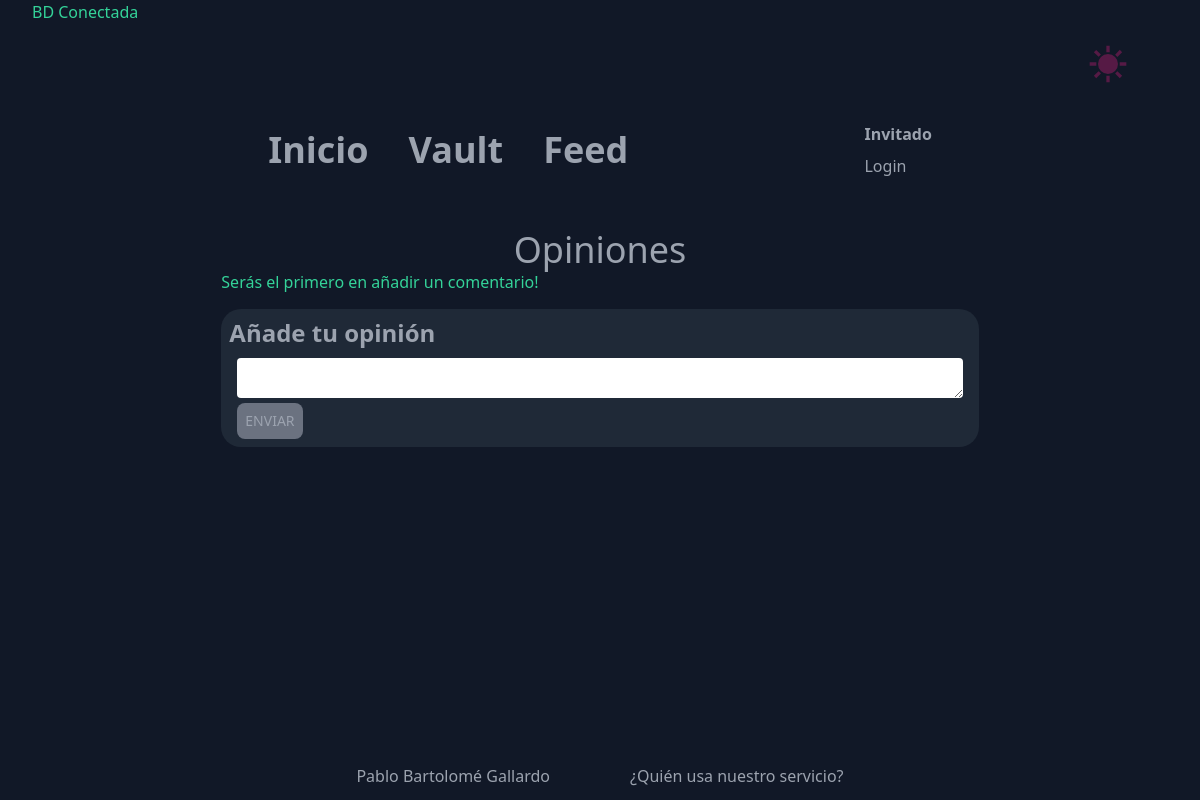
The app's page /feed.php, older data.
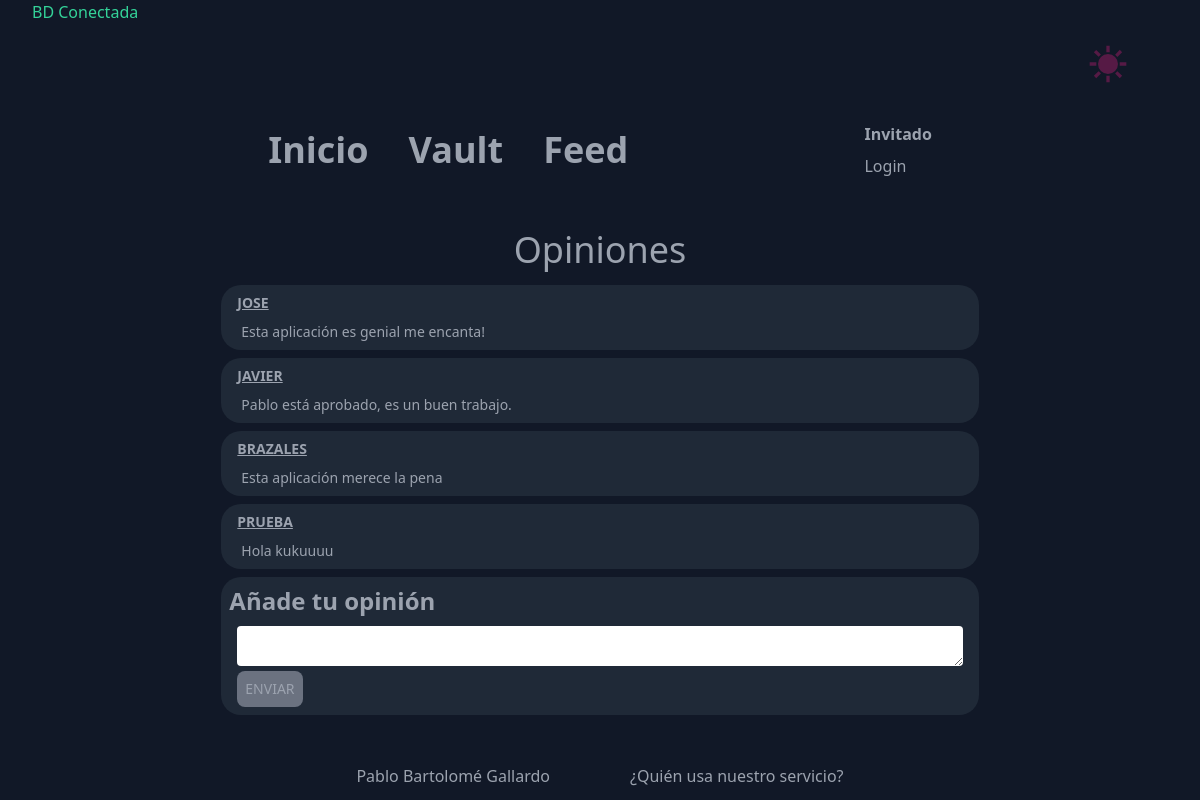
The same page, newer data.
### tables this page shows
CREATE TABLE `mensajes` (
  `idMensaje` int(11) NOT NULL,
  `idUsuario` int(11) NOT NULL,
  `mensaje` varchar(255) NOT NULL
);

CREATE TABLE `usuarios` (
  `id` int(11) NOT NULL,
  `email` varchar(50) DEFAULT NULL,
  `nombre` varchar(50) DEFAULT NULL,
  `contrasena` varchar(50) DEFAULT NULL
);

### feed.php (the view, shortened to what this page needs)
<?php
include 'layout/header.php';
?>
<h1 class="text-4xl text-gray-400 text-center">Opiniones</h1>
<div class="flex flex-col items-center justify-center">
    <div class="overflow-auto lg:overflow-visible w-2/3">
        <table class="table w-full text-gray-400 border-separate text-sm">
            <tbody>
                <?php
                $mensajes = mostrarMensajes($conexion);
                if (empty($mensajes)) {
                    echo "<p class='text-green-400'>Serás el primero en añadir un comentario!</p>";
                } else {
                    foreach ($mensajes as $mensaje) {
                        echo '
                    <tr class="flex flex-col bg-gray-800 mb-2 ' . (($_COOKIE['estilo'] == 'sol') ? 'sol' : '') . '">
                        <td class="p-2 px-4 font-bold underline">' . strtoupper(($mensaje['nombreUsuario'])) . '</td>
                        <td class="px-5 pb-2">' . ($mensaje['mensaje']) . '</td>
                    </tr>
                    ';
                    }
                }
                ?>
                <tr class="flex flex-col bg-gray-800 mb-2 <?= (($_COOKIE['estilo'] == 'sol') ? 'sol' : '') ?>">
                    <td class="p-2 font-bold text-2xl">Añade tu opinión</td>
                    <td class="px-4 pb-2">
                        <form action="" method="POST">
                            <textarea name="mensaje" class="w-full rounded"></textarea>
                            <button type="submit" name="crearcomentario" class="p-2 bg-gray-500 rounded-lg hover:text-white">ENVIAR</button>
                        </form>
                    </td>
                </tr>
            </tbody>
        </table>
    </div>
</div>
<?php include 'layout/footer.php' ?>

### layout/header.php (shortened to what this page needs)
<!DOCTYPE html>
<html lang="es">
<head>
    <link href="https://unpkg.com/tailwindcss@^2/dist/tailwind.min.css" rel="stylesheet" />
    <link rel="stylesheet" href="/layout/styles.css" />
</head>
    <?php
    include 'bd/bd.php';
    ?>
    <body class="<?= ($_COOKIE['estilo'] == 'sol') ? 'sol' : '' ?>">
        <div class="flex flex-row justify-end items-center mt-5 mr-10">
            <div>
                <form action="" method="POST">
                    <button type="submit" name="cambiarsestilo" title="<?= ($_COOKIE['estilo'] == 'sol') ? 'Modo Pablo' : 'Modo Sol' ?>">
                    </button>
                </form>
        </div>
    </div>
    <div class="flex flex-col mb-5 justify-evenly text-gray-400 items-center sm:flex-row">
        <div class="flex flex-row gap-10 py-10 justify-center font-bold text-4xl">
            <a href="/index.php" class="hover:text-gray-300">Inicio</a>
            <a href="/vault.php" class="hover:text-gray-300 <?php echo isset($_SESSION['usuario']) ? 'text-green-400 hover:text-green-200' : ''; ?>">Vault</a>
            <a href="/feed.php" class="hover:text-gray-300">Feed</a>
        </div>
        <div class="flex flex-col gap-2 text-base">
            <p class="font-bold <?php echo isset($_SESSION['usuario']) ? 'text-green-400' : ''; ?>">
                <?php echo isset($_SESSION['usuario']) ? $_SESSION['usuario'] : 'Invitado'; ?>
            </p>
            <form action="" method="POST">
                <?php
                if (isset($_SESSION['usuario'])) {
                    echo "<button class='hover:text-gray-300' name='logout'>Logout</button>";
                } else {
                    echo "<button class='hover:text-gray-300' name='openloginmodal'>Login</button>";
                }
                ?>
            </form>
        </div>
    </div>

### bd/bd.php (shortened to what this page needs)
<?php
try {
    echo '<p class="text-green-400">BD Conectada</p>';
} catch (PDOException $e) {
    echo '<p class="text-red-400">Error de conexión</p>';
}
function mostrarMensajes($conexion) {
    try {
        $query = "SELECT mensajes.idMensaje, mensajes.mensaje, usuarios.nombre AS nombreUsuario
                  FROM mensajes
                  JOIN usuarios ON mensajes.idUsuario = usuarios.id";
        $statement = $conexion->prepare($query);
        $statement->execute();
        $mensajes = $statement->fetchAll(PDO::FETCH_ASSOC);
        return $mensajes;
    } catch (PDOException $e) {
        exit;
    }
}

### layout/footer.php
<footer class="mt-auto flex flex-col text-gray-400 gap-2 justify-center text-center mb-3 sm:flex-row sm:gap-20">
    <p>Pablo Bartolomé Gallardo</p>
    <a class="hover:text-gray-300" href="/users.php">¿Quién usa nuestro servicio?</a>
</footer>
</body>
</html>

### layout/styles.css (style rules this page uses)
body { background-color: #111827; display: flex; flex-direction: column; min-height: 100vh; margin: 0 2rem 0 2rem; }
.table { border-spacing: 0 15px; }
.table tr { border-radius: 20px; }
h1 { color: #e1dfd1; font-size: 50px; }
tr td:nth-child(1), tr th:nth-child(1) { border-radius: 0.625rem 0 0 0.625rem; }

Row changes from the older to the newer data that the page shows:
added mensajes: idUsuario.nombre "JOSE", mensaje "Esta aplicación es genial me encanta!"
added mensajes: idUsuario.nombre "JAVIER", mensaje "Pablo está aprobado, es un buen trabajo."
added mensajes: idUsuario.nombre "BRAZALES", mensaje "Esta aplicación merece la pena"
added mensajes: idUsuario.nombre "PRUEBA", mensaje "Hola kukuuuu"
Text that changed along with them:
text no longer shown: "Serás el primero en añadir un comentario!"
